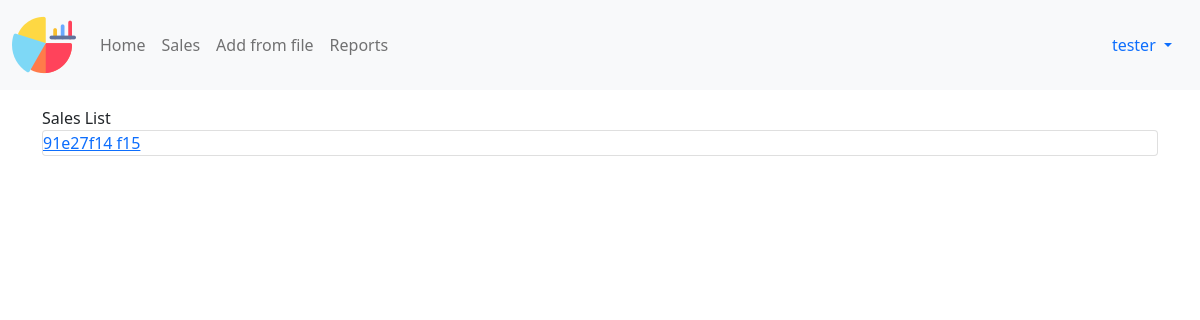
Before: /sales/ (signed in) with the older database file.
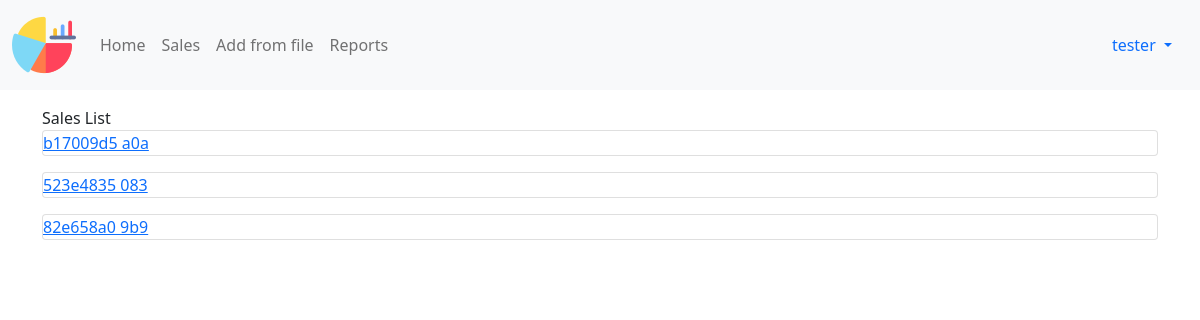
After: the same page with the newer database file.
### sales/models.py (models this page shows, shortened)
class Sale(models.Model):
    transaction_id = models.CharField(max_length=100,blank=True)
    positions = models.ManyToManyField(Position)
    total = models.FloatField(blank=True,null=True)
    customer = models.ForeignKey(Customer, on_delete=models.CASCADE)
    salesman = models.ForeignKey(Profiles, on_delete=models.CASCADE)
    created = models.DateTimeField(blank=True)
    updated = models.DateTimeField(auto_now=True)
    def get_absolute_url(self):
        return reverse("sales:detail", kwargs={"pk": self.pk})

### sales/views.py (the view)
# urls.py: path('sales/',SalesListView.as_view(),name='list'),
class SalesListView(ListView):
    model = Sale
    template_name = 'sales/main.html'
    context_object_name ='SalesList'

### sales/templates/sales/main.html (shortened to what this page needs)
{% extends "layout.html" %}
{% block content %}
Sales List
<br>
{% for sales in SalesList %}
<div class="card mb-3">
    <a href="{{sales.get_absolute_url}}">{{sales.transaction_id}}</a>
</div>
{% endfor %}
{% endblock content %}

### templates/layout.html (shortened to what this page needs)
{% load static %}
<!doctype html>
<html lang="en">
  <head>
    <link href="https://cdn.jsdelivr.net/npm/bootstrap@5.0.0-beta2/dist/css/bootstrap.min.css" rel="stylesheet">
    <link rel="stylesheet" href="{% static 'style.css' %}">
  </head>
  <body>
    {% include 'navbar.html' %}
    <div class="container mt-3 mb-3">
        {% block content %}
        {% endblock content %}
    </div>
  </body>
</html>

### templates/navbar.html (shortened to what this page needs)
{% load static %}
<nav class="navbar navbar-expand-lg navbar-light bg-light">
  <div class="container-fluid">
    <a class="navbar-brand" href=""><img src="{% static 'favicon.ico' %}" class="logo-sm"></a>
    <div class="collapse navbar-collapse" id="navbarNav">
      <ul class="navbar-nav">
        <li class="nav-item">
          <a class="nav-link" href="">Home</a>
        </li>
        <li class="nav-item">
          <a class="nav-link" href="">Sales</a>
        </li>
        <li class="nav-item">
          <a class="nav-link" href="">Add from file</a>
        </li>
        <li class="nav-item">
          <a class="nav-link" href="">Reports</a>
        </li>
      </ul>
    </div>
    {% if request.user.is_authenticated %}
      <div class="nav-item dropdown">
        <div class="nav-link dropdown-toggle" id="navbarDropdownMenuLink" role="button" data-bs-toggle="dropdown" aria-expanded="false">
          <img src="" class="">&nbsp;{{request.user}}
        </div>
      </div>
    {% endif %}
  </div>
</nav>

Changed rows visible on the page:
removed Sale: transaction_id "91e27f14 f15"
added Sale: transaction_id "b17009d5 a0a"
added Sale: transaction_id "523e4835 083"
added Sale: transaction_id "82e658a0 9b9"
